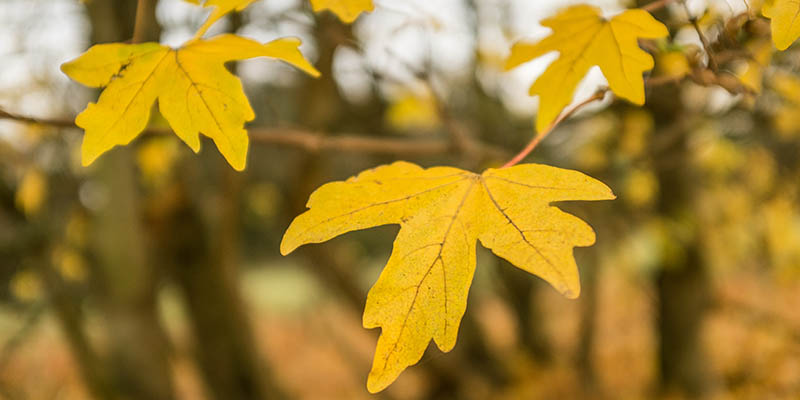
#> input picture image.jpg, 800 x 400 px
$ jupyter execute --allow-errors dip_lab_02.ipynb
#> lines starting #> are read from the running program, lines starting #| are printed output that depends on the picture
KHIZAR MEHMOOD
01-134212-074

[cell 1]
import cv2

[cell 2]
img = cv2.imread("image.jpg")
#> img is the input picture: shape (400, 800, 3); mean B, G, R 48.6, 126.6, 157.3

[cell 3]
img2 = cv2.imread(r"images\jpeg-home.jpg")
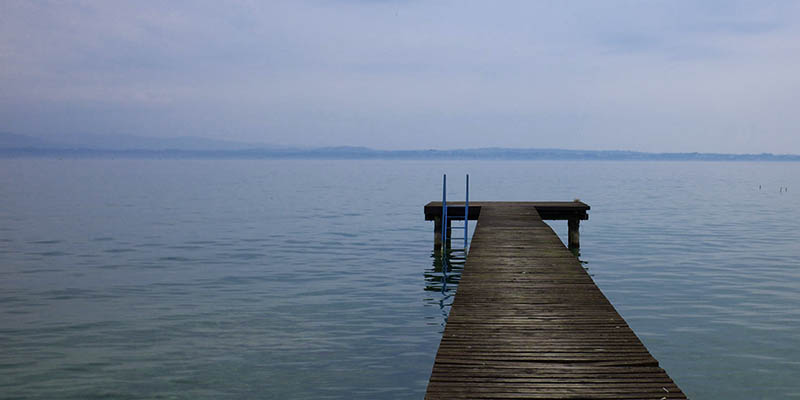
#> input picture images/jpeg-home.jpg, 800 x 400 px, found by its file name
#> img2 is the input picture: shape (400, 800, 3); mean B, G, R 149.9, 130.5, 117.5

[cell 4]
img3 = cv2.imread("images\jpeg-home.jpg")

[cell 5]
height, width, channels = img.shape
#> height = 400; width = 800; channels = 3
print(f"eight: {height}, Width: {width}, Channels: {channels}")
#| eight: 400, Width: 800, Channels: 3

[cell 6]
cv2.imshow("image", img)
cv2.waitKey(0)
cv2.destroyAllWindows()

[cell 7]
b,g,r = cv2.split(img)
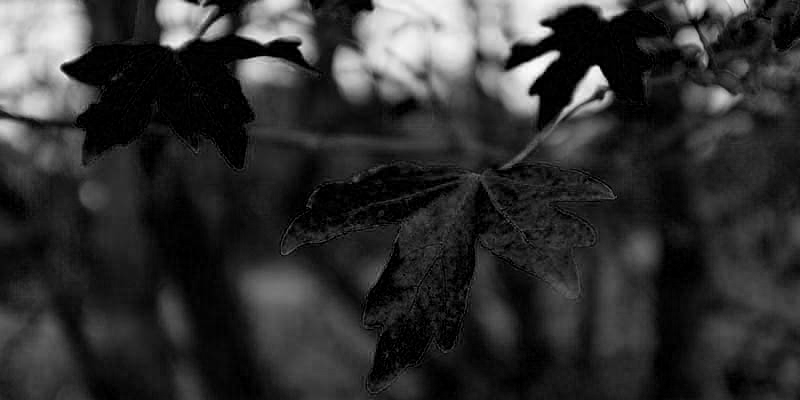
#> b: shape (400, 800); min 0, max 253, mean 48.6
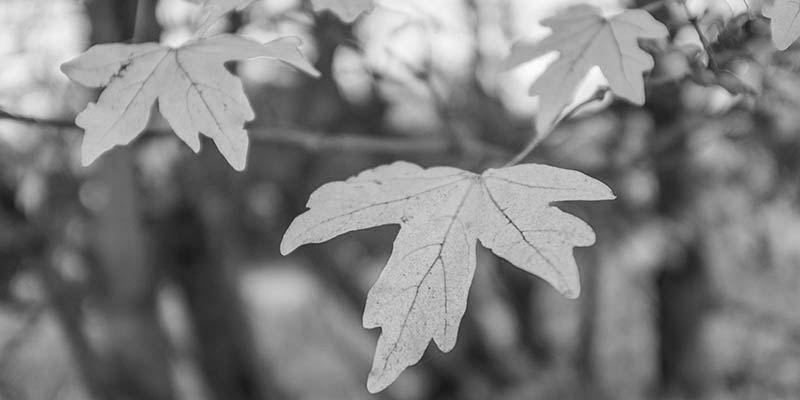
#> g: shape (400, 800); min 23, max 255, mean 126.6
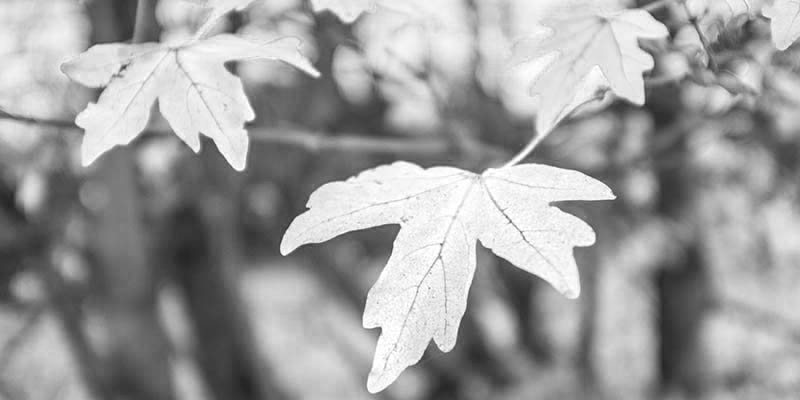
#> r: shape (400, 800); min 36, max 255, mean 157.3
cv2.imshow("Model Red Image", r)
cv2.waitKey(0)

[cell 8]
cv2.imshow("Model Green Image", g)
cv2.waitKey(0)

[cell 9]
cv2.imshow("Model Blue Image", b)
cv2.waitKey(0)

[cell 10]
import matplotlib.pyplot as plt
import matplotlib.image as mpimg
img = mpimg.imread("image.jpg")
imgplot = plt.imshow(img)
plt.show()

[cell 11]
from PIL import Image
img = Image.open("image.jpg")
img.show()

[cell 12]
import pandas as pd
import seaborn as sns
import matplotlib.pyplot as plt

# Load the Iris dataset from seaborn
#> (the rest of this cell did not finish here and is left out)

[cell 13]
#Task6

import cv2
import numpy as np

img = cv2.imread("image.jpg")

blue,green,red = cv2.split(img)

gray = 0.299*red + 0.587*green + 0.114*blue

gray = gray.astype(np.uint8)

# Save the grayscale image
cv2.imwrite('grayscale_image.jpg', gray)

gray_image = cv2.merge([gray, gray, gray])

cv2.imshow("image", gray_image)
cv2.waitKey(0)
cv2.destroyAllWindows()
